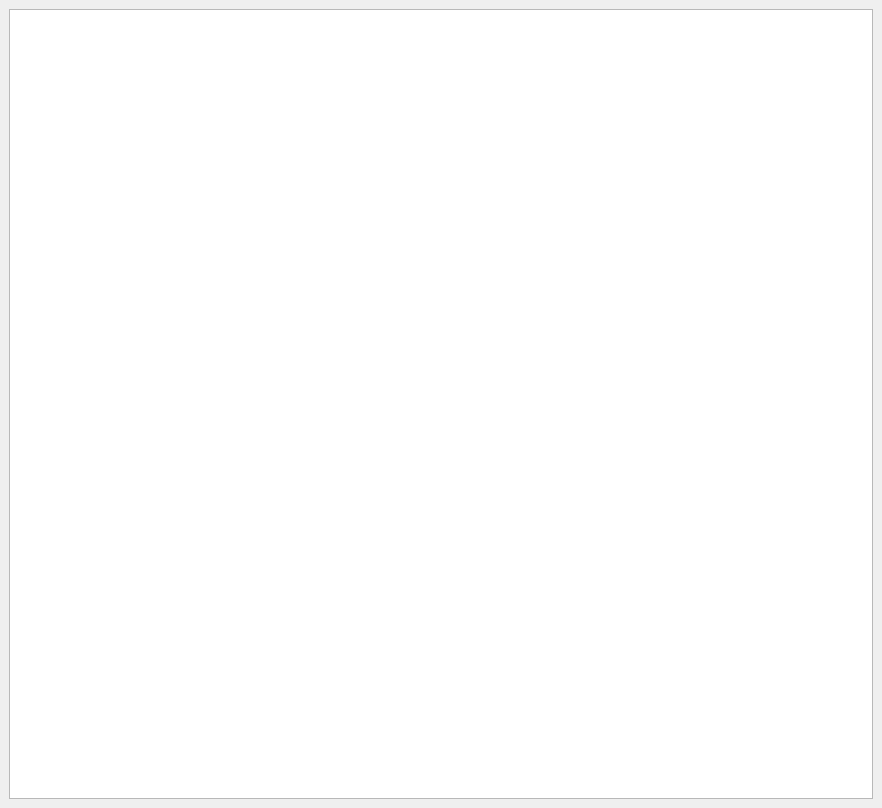
<?xml version="1.0" encoding="UTF-8"?>
<ui version="4.0">
 <class>MainWindow</class>
 <widget class="QMainWindow" name="MainWindow">
  <property name="geometry">
   <rect>
    <x>0</x>
    <y>0</y>
    <width>882</width>
    <height>808</height>
   </rect>
  </property>
  <property name="windowTitle">
   <string>MainWindow</string>
  </property>
  <widget class="QWidget" name="centralwidget">
   <layout class="QGridLayout" name="gridLayout">
    <item row="0" column="0">
     <widget class="QGraphicsView" name="graphix_view">
      <property name="dragMode">
       <enum>QGraphicsView::ScrollHandDrag</enum>
      </property>
      <property name="optimizationFlags">
       <set>QGraphicsView::DontAdjustForAntialiasing|QGraphicsView::DontSavePainterState</set>
      </property>
     </widget>
    </item>
   </layout>
  </widget>
 </widget>
 <resources/>
 <connections/>
</ui>
